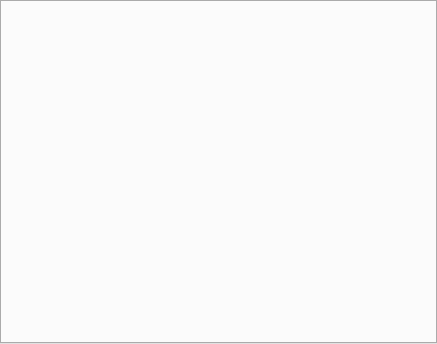
<?xml version="1.0" encoding="UTF-8"?>
<ui version="4.0">
 <class>tw_add_data</class>
 <widget class="QTabWidget" name="tw_add_data">
  <property name="geometry">
   <rect>
    <x>0</x>
    <y>0</y>
    <width>437</width>
    <height>344</height>
   </rect>
  </property>
  <property name="windowTitle">
   <string>Importer des couches</string>
  </property>
  <property name="styleSheet">
   <string notr="true">QTreeWidget {
    border: none;
    background-color: transparent;
    outline: none;
}

QTreeWidget::item {
    padding: 4px 6px;
    margin: 0px;
}

QTreeWidget::item:hover {
    background-color: rgb(209, 209, 209);
}

QTreeWidget::item:selected {
    background-color: #818181;
    color: white;
}

QTreeWidget:focus {
    outline: none;
}

QTreeWidget::item:focus {
    outline: none;
}

QHeaderView::section {
    background-color: transparent;
    border: none;
}

QHeaderView {
    max-height: 0px;
    min-height: 0px;
    margin: 0px;
    padding: 0px;
    border: none;
}</string>
  </property>
 </widget>
 <resources/>
 <connections/>
</ui>
